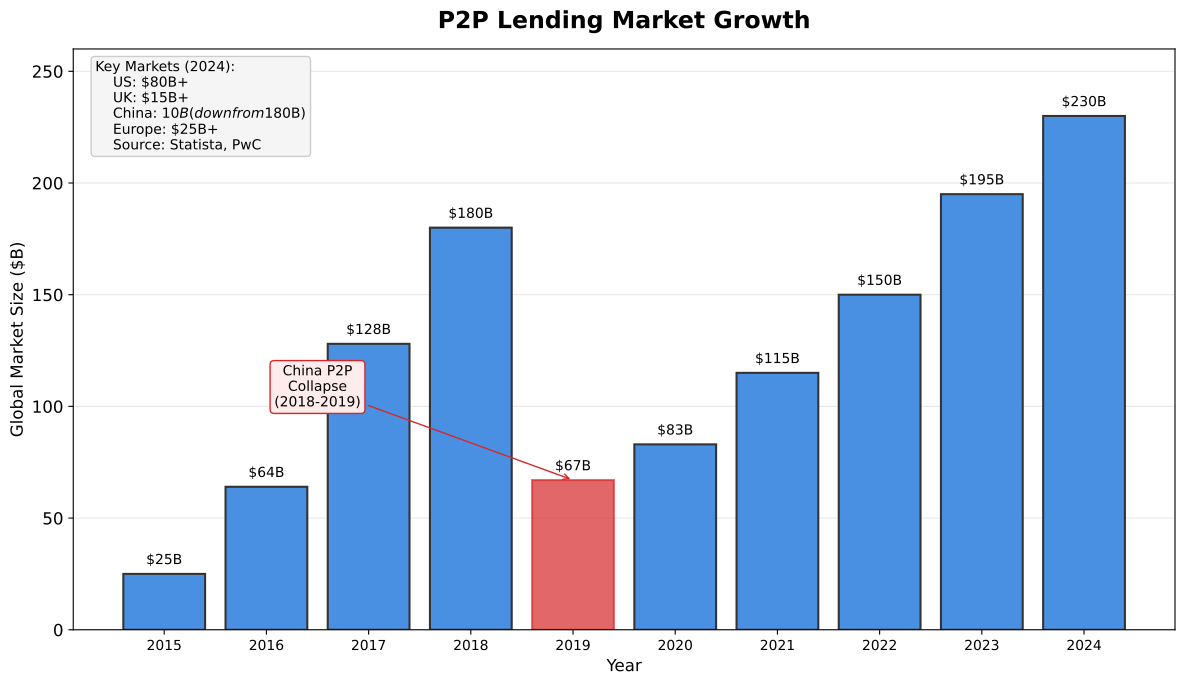

The Python source for this figure:
"""
P2P Lending Market Growth
Shows global P2P lending market size and growth

Output: p2p_market_growth.pdf
Module: module_01_fintech
Lesson: 7 - P2P Lending
"""

from pathlib import Path
import matplotlib.pyplot as plt
import numpy as np

CHART_METADATA = {
    'title': 'P2P Lending Market Growth',
    'module': 'module_01_fintech',
    'lesson': 7,
    'url': 'https://github.com/Digital-AI-Finance/digital-finance/tree/main/module_01_fintech/figures/p2p_market_growth'
}

plt.rcParams.update({
    'font.size': 12,
    'axes.labelsize': 12,
})

def create_chart():
    """Create P2P market growth chart"""
    fig, ax = plt.subplots(figsize=(12, 7))

    # Data
    years = [2015, 2016, 2017, 2018, 2019, 2020, 2021, 2022, 2023, 2024]
    # Global P2P lending market size in $B (including China before collapse)
    market_size = [25, 64, 128, 180, 67, 83, 115, 150, 195, 230]

    # Plot
    bars = ax.bar(years, market_size, color='#4A90E2', edgecolor='#333333', lw=1.5)

    # Highlight China collapse impact
    for i, (year, size) in enumerate(zip(years, market_size)):
        if year == 2019:
            bars[i].set_color('#D62728')
            bars[i].set_alpha(0.7)

    ax.set_xlabel('Year', fontsize=12)
    ax.set_ylabel('Global Market Size ($B)', fontsize=12)
    ax.set_title('P2P Lending Market Growth', fontsize=17, fontweight='bold', pad=15)

    ax.set_xticks(years)
    ax.set_xticklabels(years, fontsize=10)
    ax.set_ylim(0, 260)

    ax.yaxis.grid(True, alpha=0.3)
    ax.set_axisbelow(True)

    # Add value labels
    for bar, val in zip(bars, market_size):
        ax.annotate(f'${val}B',
                   xy=(bar.get_x() + bar.get_width() / 2, bar.get_height()),
                   xytext=(0, 5), textcoords="offset points",
                   ha='center', va='bottom', fontsize=10)

    # Annotation for China collapse
    ax.annotate('China P2P\nCollapse\n(2018-2019)', xy=(2019, 67), xytext=(2016.5, 100),
               fontsize=10, ha='center',
               arrowprops=dict(arrowstyle='->', color='#D62728'),
               bbox=dict(boxstyle='round', facecolor='#FEECEC', edgecolor='#D62728'))

    # Key stats
    stats = """Key Markets (2024):
    US: $80B+
    UK: $15B+
    China: $10B (down from $180B)
    Europe: $25B+
    Source: Statista, PwC"""

    ax.text(0.02, 0.98, stats, transform=ax.transAxes, fontsize=10, va='top',
           bbox=dict(boxstyle='round', facecolor='#F5F5F5', edgecolor='#CCCCCC'))

    plt.tight_layout()

    output_path = Path(__file__).parent / 'p2p_market_growth.pdf'
    plt.savefig(output_path, format='pdf', dpi=300, bbox_inches='tight')
    plt.close()
    print(f"Chart saved to: {output_path}")
    return output_path

if __name__ == '__main__':
    create_chart()
